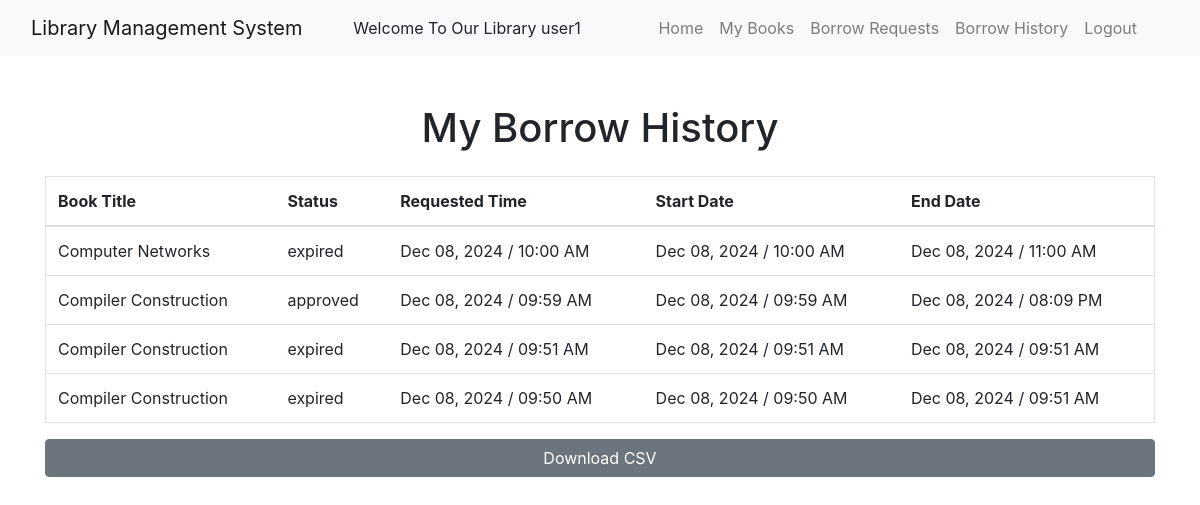
/my_borrow_history/ (signed in), run on an earlier commit of the app's database.
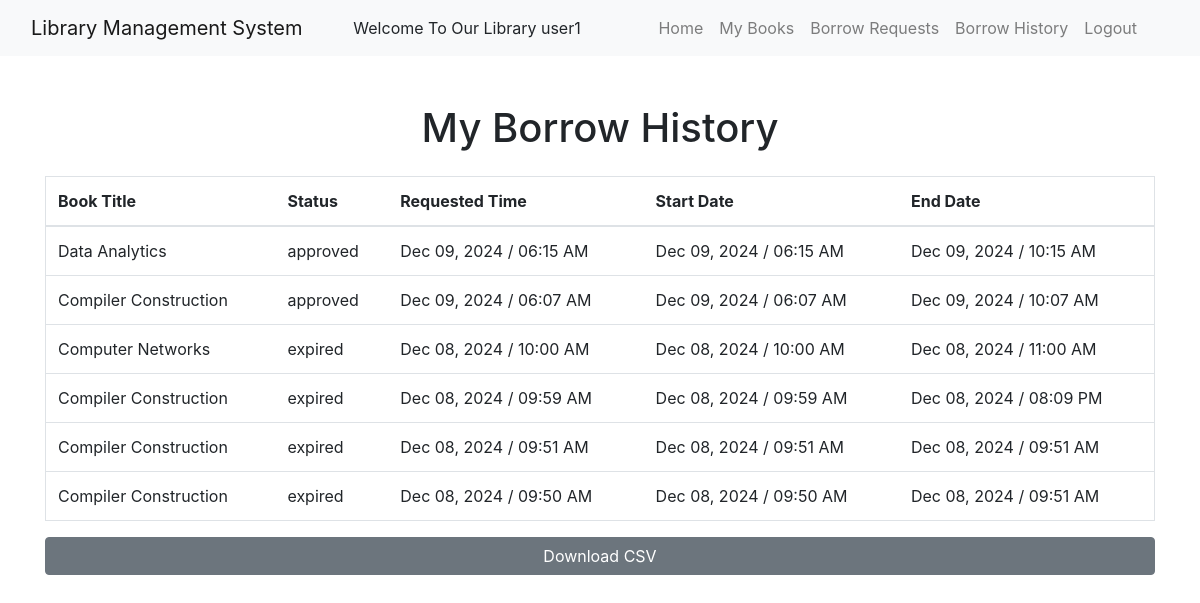
And on a later commit of the database.
### LMS_App/models/library_user.py (models this page shows, shortened)
class Library_User(models.Model):
    name=models.CharField(max_length=25)
    email=models.EmailField(max_length=25)
    password=models.CharField(max_length=25)

### LMS_App/models/borrow_request.py (models this page shows, shortened)
class Borrow_Request(models.Model):
    STATUS_CHOICES = [
        ('pending', 'pending'),
        ('approved', 'approved'),
        ('rejected', 'rejected')
    ]
    user = models.ForeignKey(Library_User, on_delete=models.CASCADE)
    book = models.ForeignKey(Book, on_delete=models.CASCADE)
    status = models.CharField(max_length=30, choices=STATUS_CHOICES, default='pending')
    requested_time = models.DateTimeField(auto_now_add=True)
    start_date = models.DateTimeField(null=True, blank=True)  # Date when book is approved
    end_date = models.DateTimeField(null=True, blank=True)

### LMS_App/models/book.py (models this page shows, shortened)
class Book(models.Model):
    title = models.CharField(max_length=255)
    author = models.CharField(max_length=255)
    image=models.ImageField(upload_to='media/book_images/')
    copies_available = models.PositiveIntegerField(default=1)
    file=models.FileField(upload_to='media/book_files/')

### LMS_App/views/user_borrow_history.py (the view)
# urls.py: path('my_borrow_history/', BorrowHistoryView.as_view(), name='my_borrow_history'),
class BorrowHistoryView(View,LoginRequiredMixin):
    def get(self, request):
        library_user_id = request.session.get('id')
        if not library_user_id:
            return redirect('/login')
        library_user = get_object_or_404(Library_User, id=library_user_id)
        history = Borrow_Request.objects.filter(user=library_user).order_by('-requested_time')
        return render(request, 'user_borrow_history.html', {'history': history})

### LMS_App/templates/user_borrow_history.html
{% extends 'base.html' %}
{% block content %}
<div class="container my-5">
    <h1 class="text-center mb-4">My Borrow History</h1>
    <table class="table border rounded">
    <thead>
        <tr>
            <th>Book Title</th>
            <th>Status</th>
            <th>Requested Time</th>
            <th>Start Date</th>
            <th>End Date</th>
        </tr>
    </thead>
    <tbody>
        {% for record in history %}
        <tr>
            <td>{{ record.book.title }}</td>
            <td>{{ record.status }}</td>
            <td>{{ record.requested_time|date:"M d, Y / h:i A" }}</td>
            <td>{{ record.start_date|date:"M d, Y / h:i A" }}</td>
            <td>{{ record.end_date|date:"M d, Y / h:i A" }}</td>
        </tr>
        {% empty %}
        <tr>
            <td colspan="5" class="text-center">No history available.</td>
        </tr>
        {% endfor %}
    </tbody>
</table>
                <td><a href="{% url 'download_borrow_history' %}" class="btn btn-secondary btn-block">Download CSV</a></td>
</div>
{% endblock %}

### LMS_App/templates/base.html (shortened to what this page needs)
<!doctype html>
<html lang="en">
  <head>
    <link rel="stylesheet" href="https://cdn.jsdelivr.net/npm/bootstrap@4.6.2/dist/css/bootstrap.min.css">
  </head>
  <body>
 <nav class="navbar navbar-expand-lg navbar-light bg-light ">
        <div class="container-fluid">
            <a class="navbar-brand" href="/">Library Management System</a>
            <div class="mx-auto">
                <ul class="navbar-nav ms-auto">
            <li class="nav-item">
                <p class="font-weight-normal my-auto " href="#">Welcome To Our Library {{ request.session.user }}</p>
            </li>
            </ul>
            </div>
           <div class="ml-auto">
              <div class="collapse navbar-collapse mr-4" id="navbarNav">
                <ul class="navbar-nav ms-auto">
                    <li class="nav-item">
                        <a class="nav-link" href="/">Home</a>
                    </li>
                    <li class="nav-item">
                        <a class="nav-link" href="{% url 'my_books' %}">My Books</a>
                    </li>
                    <li class="nav-item">
                        <a class="nav-link" href="{% url 'my_borrow_requests' %}">Borrow Requests</a>
                    </li>
                    <li class="nav-item">
                        <a class="nav-link" href="{% url 'my_borrow_history' %}">Borrow History</a>
                    </li>
                    {% if request.session.user %}
                    <li class="nav-item">
                        <a class="nav-link" href="{% url 'logout' %}">Logout</a>
                    </li>
                    {% endif %}
                </ul>
            </div>
           </div>
        </div>
    </nav>
  {% block content %}
  {% endblock %}
  </body>
</html>

What changed in the data, as far as the page shows it:
added Borrow_Request: book "Data Analytics", status "approved", requested_time "Dec 09, 2024 / 06:15 AM", start_date "Dec 09, 2024 / 06:15 AM", end_date "Dec 09, 2024 / 10:15 AM"
added Borrow_Request: book "Compiler Construction", status "approved", requested_time "Dec 09, 2024 / 06:07 AM", start_date "Dec 09, 2024 / 06:07 AM", end_date "Dec 09, 2024 / 10:07 AM"
changed Borrow_Request "Dec 08, 2024 / 09:59 AM": status "approved" → "expired"
